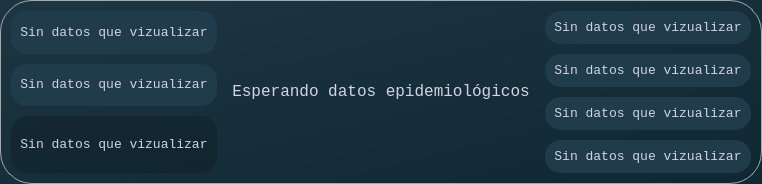
      <widget class="QWidget" name="panel_inicial">
       <property name="styleSheet">
        <string notr="true">background-color: qlineargradient(spread:pad, x1:0, y1:0, x2:1, y2:1, stop:0.0511364 rgba(29, 53, 65, 255), stop:0.954545 rgba(16, 40, 52, 255));
border-radius: 32px;
border: 1px solid rgb(162, 170, 173);</string>
       </property>
       <layout class="QHBoxLayout" name="horizontalLayout_2">
        <item>
         <widget class="QFrame" name="f_datos_izquierdos_vacio">
          <property name="sizePolicy">
           <sizepolicy hsizetype="Preferred" vsizetype="Preferred">
            <horstretch>20</horstretch>
            <verstretch>0</verstretch>
           </sizepolicy>
          </property>
          <property name="styleSheet">
           <string notr="true">background: none;
border: 0px;</string>
          </property>
          <property name="frameShape">
           <enum>QFrame::Shape::StyledPanel</enum>
          </property>
          <property name="frameShadow">
           <enum>QFrame::Shadow::Raised</enum>
          </property>
          <layout class="QVBoxLayout" name="verticalLayout_2">
           <property name="spacing">
            <number>10</number>
           </property>
           <property name="leftMargin">
            <number>0</number>
           </property>
           <property name="topMargin">
            <number>0</number>
           </property>
           <property name="rightMargin">
            <number>0</number>
           </property>
           <property name="bottomMargin">
            <number>0</number>
           </property>
           <item>
            <widget class="QFrame" name="f_grafica_humanos">
             <property name="sizePolicy">
              <sizepolicy hsizetype="Preferred" vsizetype="Preferred">
               <horstretch>0</horstretch>
               <verstretch>30</verstretch>
              </sizepolicy>
             </property>
             <property name="styleSheet">
              <string notr="true">background-color: rgb(32, 59, 73);
border-radius: 16px;</string>
             </property>
             <property name="frameShape">
              <enum>QFrame::Shape::StyledPanel</enum>
             </property>
             <property name="frameShadow">
              <enum>QFrame::Shadow::Raised</enum>
             </property>
             <layout class="QGridLayout" name="gridLayout_2">
              <item row="0" column="0">
               <widget class="QLabel" name="label_2">
                <property name="font">
                 <font>
                  <family>Consolas</family>
                  <pointsize>10</pointsize>
                 </font>
                </property>
                <property name="layoutDirection">
                 <enum>Qt::LayoutDirection::RightToLeft</enum>
                </property>
                <property name="autoFillBackground">
                 <bool>false</bool>
                </property>
                <property name="styleSheet">
                 <string notr="true">background: none;
color: rgb(18, 19, 22);
color: rgb(208, 212, 228);
border: 0px;</string>
                </property>
                <property name="text">
                 <string>&lt;html&gt;&lt;head/&gt;&lt;body&gt;&lt;p align=&quot;center&quot;&gt;Sin datos que vizualizar&lt;/p&gt;&lt;/body&gt;&lt;/html&gt;</string>
                </property>
               </widget>
              </item>
             </layout>
            </widget>
           </item>
           <item>
            <widget class="QFrame" name="f_grafica_total_humanos">
             <property name="sizePolicy">
              <sizepolicy hsizetype="Preferred" vsizetype="Preferred">
               <horstretch>0</horstretch>
               <verstretch>30</verstretch>
              </sizepolicy>
             </property>
             <property name="styleSheet">
              <string notr="true">background-color: rgb(32, 59, 73);
border-radius: 16px;</string>
             </property>
             <property name="frameShape">
              <enum>QFrame::Shape::StyledPanel</enum>
             </property>
             <property name="frameShadow">
              <enum>QFrame::Shadow::Raised</enum>
             </property>
             <layout class="QGridLayout" name="gridLayout_3">
              <item row="0" column="0">
               <widget class="QLabel" name="label_3">
                <property name="font">
                 <font>
                  <family>Consolas</family>
                  <pointsize>10</pointsize>
                 </font>
                </property>
                <property name="layoutDirection">
                 <enum>Qt::LayoutDirection::RightToLeft</enum>
                </property>
                <property name="autoFillBackground">
                 <bool>false</bool>
                </property>
                <property name="styleSheet">
                 <string notr="true">background: none;
color: rgb(18, 19, 22);
color: rgb(208, 212, 228);
border: 0px;</string>
                </property>
                <property name="text">
                 <string>&lt;html&gt;&lt;head/&gt;&lt;body&gt;&lt;p align=&quot;center&quot;&gt;Sin datos que vizualizar&lt;/p&gt;&lt;/body&gt;&lt;/html&gt;</string>
                </property>
               </widget>
              </item>
             </layout>
            </widget>
           </item>
           <item>
            <widget class="QFrame" name="f_datos_simulacion">
             <property name="sizePolicy">
              <sizepolicy hsizetype="Preferred" vsizetype="Preferred">
               <horstretch>0</horstretch>
               <verstretch>40</verstretch>
              </sizepolicy>
             </property>
             <property name="styleSheet">
              <string notr="true">background-color: rgba(14, 25, 31, 100);
border-radius: 16px;</string>
             </property>
             <property name="frameShape">
              <enum>QFrame::Shape::StyledPanel</enum>
             </property>
             <property name="frameShadow">
              <enum>QFrame::Shadow::Raised</enum>
             </property>
             <layout class="QGridLayout" name="gridLayout_4">
              <item row="0" column="0">
               <widget class="QLabel" name="label_4">
                <property name="font">
                 <font>
                  <family>Consolas</family>
                  <pointsize>10</pointsize>
                 </font>
                </property>
                <property name="layoutDirection">
                 <enum>Qt::LayoutDirection::RightToLeft</enum>
                </property>
                <property name="autoFillBackground">
                 <bool>false</bool>
                </property>
                <property name="styleSheet">
                 <string notr="true">background: none;
color: rgb(18, 19, 22);
color: rgb(208, 212, 228);
border: 0px;</string>
                </property>
                <property name="text">
                 <string>&lt;html&gt;&lt;head/&gt;&lt;body&gt;&lt;p align=&quot;center&quot;&gt;Sin datos que vizualizar&lt;/p&gt;&lt;/body&gt;&lt;/html&gt;</string>
                </property>
               </widget>
              </item>
             </layout>
            </widget>
           </item>
          </layout>
         </widget>
        </item>
        <item>
         <widget class="QFrame" name="f_datos_central_vacio">
          <property name="sizePolicy">
           <sizepolicy hsizetype="Preferred" vsizetype="Preferred">
            <horstretch>50</horstretch>
            <verstretch>0</verstretch>
           </sizepolicy>
          </property>
          <property name="styleSheet">
           <string notr="true">background: none;
border: 0px;
border-radius:0px;</string>
          </property>
          <property name="frameShape">
           <enum>QFrame::Shape::StyledPanel</enum>
          </property>
          <property name="frameShadow">
           <enum>QFrame::Shadow::Raised</enum>
          </property>
          <layout class="QGridLayout" name="gridLayout">
           <item row="0" column="0">
            <widget class="QLabel" name="label">
             <property name="font">
              <font>
               <family>Consolas</family>
               <pointsize>14</pointsize>
              </font>
             </property>
             <property name="layoutDirection">
              <enum>Qt::LayoutDirection::RightToLeft</enum>
             </property>
             <property name="autoFillBackground">
              <bool>false</bool>
             </property>
             <property name="styleSheet">
              <string notr="true">background: none;
image: url(:/svg/Subtract (1).svg);
color: rgb(208, 212, 228);
border: 0px;</string>
             </property>
             <property name="text">
              <string>&lt;html&gt;&lt;head/&gt;&lt;body&gt;&lt;p align=&quot;center&quot;&gt;&lt;span style=&quot; font-size:12pt; color:#d0d4e4;&quot;&gt;Esperando datos epidemiológicos&lt;/span&gt;&lt;/p&gt;&lt;/body&gt;&lt;/html&gt;</string>
             </property>
            </widget>
           </item>
          </layout>
         </widget>
        </item>
        <item>
         <widget class="QFrame" name="f_datos_derecho_vacio">
          <property name="sizePolicy">
           <sizepolicy hsizetype="Preferred" vsizetype="Preferred">
            <horstretch>20</horstretch>
            <verstretch>0</verstretch>
           </sizepolicy>
          </property>
          <property name="styleSheet">
           <string notr="true">background:none;
border: 0px;
</string>
          </property>
          <property name="frameShape">
           <enum>QFrame::Shape::StyledPanel</enum>
          </property>
          <property name="frameShadow">
           <enum>QFrame::Shadow::Raised</enum>
          </property>
          <layout class="QVBoxLayout" name="verticalLayout_8">
           <property name="spacing">
            <number>10</number>
           </property>
           <property name="leftMargin">
            <number>0</number>
           </property>
           <property name="topMargin">
            <number>0</number>
           </property>
           <property name="rightMargin">
            <number>0</number>
           </property>
           <property name="bottomMargin">
            <number>0</number>
           </property>
           <item>
            <widget class="QFrame" name="f_grafica_total_mosquitos">
             <property name="sizePolicy">
              <sizepolicy hsizetype="Preferred" vsizetype="Preferred">
               <horstretch>0</horstretch>
               <verstretch>25</verstretch>
              </sizepolicy>
             </property>
             <property name="styleSheet">
              <string notr="true">background-color: rgb(32, 59, 73);
border-radius: 16px;</string>
             </property>
             <property name="frameShape">
              <enum>QFrame::Shape::StyledPanel</enum>
             </property>
             <property name="frameShadow">
              <enum>QFrame::Shadow::Raised</enum>
             </property>
             <layout class="QGridLayout" name="gridLayout_5">
              <item row="0" column="0">
               <widget class="QLabel" name="label_5">
                <property name="font">
                 <font>
                  <family>Consolas</family>
                  <pointsize>10</pointsize>
                 </font>
                </property>
                <property name="layoutDirection">
                 <enum>Qt::LayoutDirection::RightToLeft</enum>
                </property>
                <property name="autoFillBackground">
                 <bool>false</bool>
                </property>
                <property name="styleSheet">
                 <string notr="true">background: none;
color: rgb(18, 19, 22);
color: rgb(208, 212, 228);
border: 0px;</string>
                </property>
                <property name="text">
                 <string>&lt;html&gt;&lt;head/&gt;&lt;body&gt;&lt;p align=&quot;center&quot;&gt;Sin datos que vizualizar&lt;/p&gt;&lt;/body&gt;&lt;/html&gt;</string>
                </property>
               </widget>
              </item>
             </layout>
            </widget>
           </item>
           <item>
            <widget class="QFrame" name="f_grafica_expuestos">
             <property name="sizePolicy">
              <sizepolicy hsizetype="Preferred" vsizetype="Preferred">
               <horstretch>0</horstretch>
               <verstretch>25</verstretch>
              </sizepolicy>
             </property>
             <property name="styleSheet">
              <string notr="true">background-color: rgb(32, 59, 73);
border-radius: 16px;</string>
             </property>
             <property name="frameShape">
              <enum>QFrame::Shape::StyledPanel</enum>
             </property>
             <property name="frameShadow">
              <enum>QFrame::Shadow::Raised</enum>
             </property>
             <layout class="QGridLayout" name="gridLayout_6">
              <item row="0" column="0">
               <widget class="QLabel" name="label_6">
                <property name="font">
                 <font>
                  <family>Consolas</family>
                  <pointsize>10</pointsize>
                 </font>
                </property>
                <property name="layoutDirection">
                 <enum>Qt::LayoutDirection::RightToLeft</enum>
                </property>
                <property name="autoFillBackground">
                 <bool>false</bool>
                </property>
                <property name="styleSheet">
                 <string notr="true">background: none;
color: rgb(18, 19, 22);
color: rgb(208, 212, 228);
border: 0px;</string>
                </property>
                <property name="text">
                 <string>&lt;html&gt;&lt;head/&gt;&lt;body&gt;&lt;p align=&quot;center&quot;&gt;Sin datos que vizualizar&lt;/p&gt;&lt;/body&gt;&lt;/html&gt;</string>
                </property>
               </widget>
              </item>
             </layout>
            </widget>
           </item>
           <item>
            <widget class="QFrame" name="f_grafica_infectados">
             <property name="sizePolicy">
              <sizepolicy hsizetype="Preferred" vsizetype="Preferred">
               <horstretch>0</horstretch>
               <verstretch>25</verstretch>
              </sizepolicy>
             </property>
             <property name="styleSheet">
              <string notr="true">background-color: rgb(32, 59, 73);
border-radius: 16px;</string>
             </property>
             <property name="frameShape">
              <enum>QFrame::Shape::StyledPanel</enum>
             </property>
             <property name="frameShadow">
              <enum>QFrame::Shadow::Raised</enum>
             </property>
             <layout class="QGridLayout" name="gridLayout_7">
              <item row="0" column="0">
               <widget class="QLabel" name="label_7">
                <property name="font">
                 <font>
                  <family>Consolas</family>
                  <pointsize>10</pointsize>
                 </font>
                </property>
                <property name="layoutDirection">
                 <enum>Qt::LayoutDirection::RightToLeft</enum>
                </property>
                <property name="autoFillBackground">
                 <bool>false</bool>
                </property>
                <property name="styleSheet">
                 <string notr="true">background: none;
color: rgb(18, 19, 22);
color: rgb(208, 212, 228);
border: 0px;</string>
                </property>
                <property name="text">
                 <string>&lt;html&gt;&lt;head/&gt;&lt;body&gt;&lt;p align=&quot;center&quot;&gt;Sin datos que vizualizar&lt;/p&gt;&lt;/body&gt;&lt;/html&gt;</string>
                </property>
               </widget>
              </item>
             </layout>
            </widget>
           </item>
           <item>
            <widget class="QFrame" name="f_grafica_susceptibles">
             <property name="sizePolicy">
              <sizepolicy hsizetype="Preferred" vsizetype="Preferred">
               <horstretch>0</horstretch>
               <verstretch>25</verstretch>
              </sizepolicy>
             </property>
             <property name="styleSheet">
              <string notr="true">background-color: rgb(32, 59, 73);
border-radius: 16px;</string>
             </property>
             <property name="frameShape">
              <enum>QFrame::Shape::StyledPanel</enum>
             </property>
             <property name="frameShadow">
              <enum>QFrame::Shadow::Raised</enum>
             </property>
             <layout class="QGridLayout" name="gridLayout_8">
              <item row="0" column="0">
               <widget class="QLabel" name="label_8">
                <property name="font">
                 <font>
                  <family>Consolas</family>
                  <pointsize>10</pointsize>
                 </font>
                </property>
                <property name="layoutDirection">
                 <enum>Qt::LayoutDirection::RightToLeft</enum>
                </property>
                <property name="autoFillBackground">
                 <bool>false</bool>
                </property>
                <property name="styleSheet">
                 <string notr="true">background: none;
color: rgb(18, 19, 22);
color: rgb(208, 212, 228);
border: 0px;</string>
                </property>
                <property name="text">
                 <string>&lt;html&gt;&lt;head/&gt;&lt;body&gt;&lt;p align=&quot;center&quot;&gt;Sin datos que vizualizar&lt;/p&gt;&lt;/body&gt;&lt;/html&gt;</string>
                </property>
               </widget>
              </item>
             </layout>
            </widget>
           </item>
          </layout>
         </widget>
        </item>
       </layout>
      </widget>
